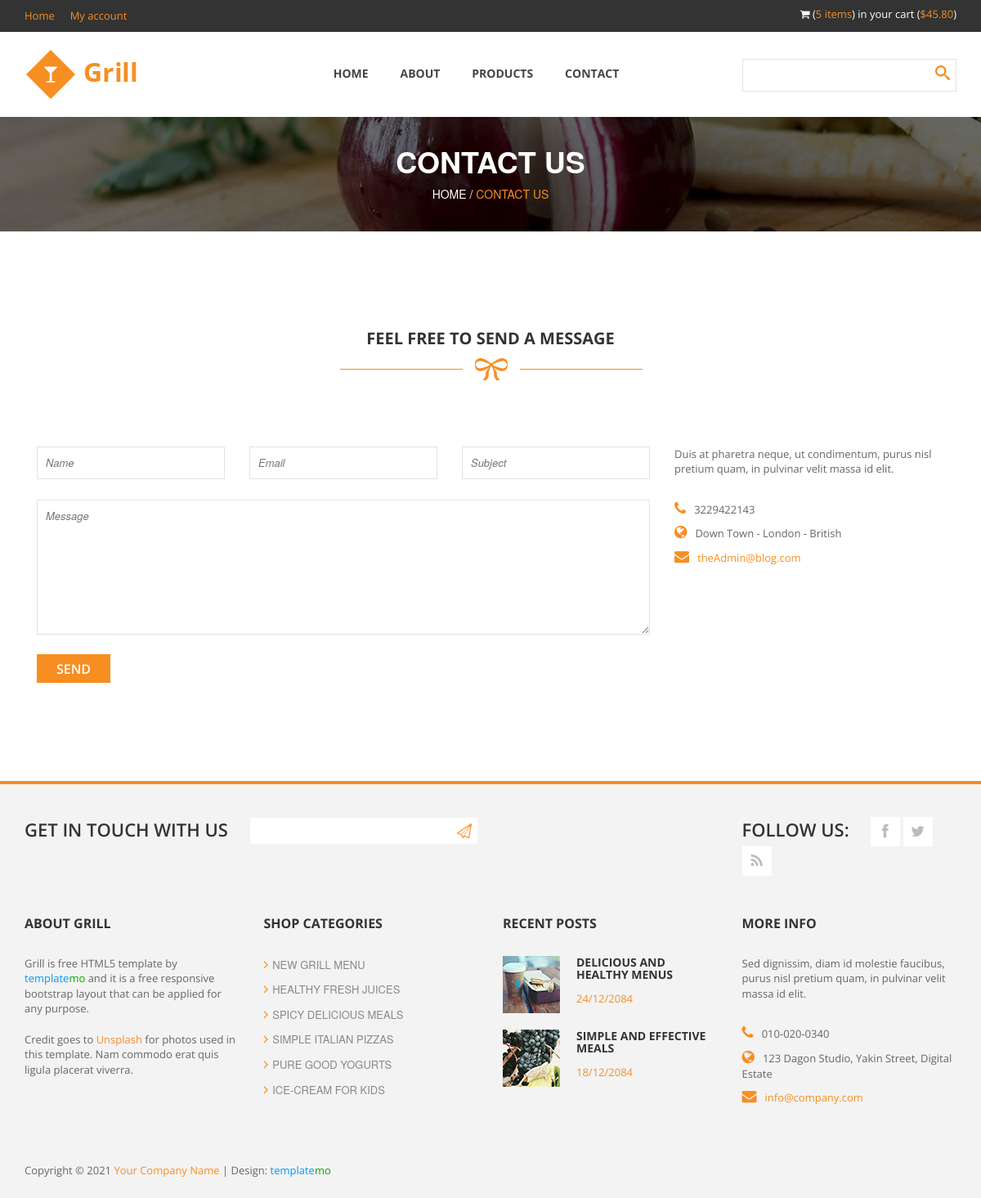
/contact_us/, run on the app's committed database.
### home/models.py (models this page shows, shortened)
class Contact(models.Model):
    name = models.CharField(_("name"), max_length=50)
    email = models.EmailField(_("email"), max_length=254)
    subject = models.CharField(_("subject"), max_length=50)
    message = models.TextField(_("message"))
    phone_number = models.IntegerField(_("phone number"))
    place = models.CharField(_("place"), max_length=50)
    class Meta:
        verbose_name = _("Contact")
        verbose_name_plural = _("Contacts")

### home/views.py (the view, shortened to what this page needs)
# urls.py: path("contact_us/", views.contact_us, name="contact_us"),
def contact_us(request):
    contacts = Contact.objects.all()
    form = ContactForm()
    context = {
        'contacts': contacts,
        'form': form
    }
    return render(request , 'contact-us.html' , context)

### home/forms.py
class ContactForm(forms.ModelForm):
    class Meta:
        model = Contact
        fields = '__all__'

### templates/contact-us.html (shortened to what this page needs)
{% load static  %}
{% include 'navbar.html' %}
            <div id="heading">
                <div class="container">
                    <div class="row">
                        <div class="col-md-12">
                            <div class="heading-content">
                                <h2>Contact Us</h2>
                                <span>Home / <a href="#">Contact Us</a></span>
                            </div>
                        </div>
                    </div>
                </div>
            </div>
            <div id="product-post">
                <div class="container">
                    <div class="row">
                        <div class="col-md-12">
                            <div class="heading-section">
                                <h2>Feel free to send a message</h2>
                                <img src="{% static 'images/under-heading.png' %}" alt="" >
                            </div>
                        </div>
                    </div>
                    <div id="contact-us">
                        <div class="container">
                            <div class="row">
                                    <div class="product-item col-md-12">
                                        <div class="row">
                                            <div class="col-md-8">
                                                <div class="message-form">
                                                    <form action="#" method="post" class="send-message">
                                                        <div class="row">
                                                        <div class="name col-md-4">
                                                            <input type="text" name="name" id="name" placeholder="Name" />
                                                        </div>
                                                        <div class="email col-md-4">
                                                            <input type="text" name="email" id="email" placeholder="Email" />
                                                        </div>
                                                        <div class="subject col-md-4">
                                                            <input type="text" name="subject" id="subject" placeholder="Subject" />
                                                        </div>
                                                        </div>
                                                        <div class="row">
                                                            <div class="text col-md-12">
                                                                <textarea name="text" placeholder="Message"></textarea>
                                                            </div>
                                                        </div>
                                                        <div class="send">
                                                            <button type="submit">Send</button>
                                                        </div>
                                                    </form>
                                                </div>
                                            </div>
                                            <div class="col-md-4">
                                                <div class="info">
                                                    <p>Duis at pharetra neque, ut condimentum, purus nisl pretium quam, in pulvinar velit massa id elit. </p>
                                                    <ul>
                                                       {% for contact  in  contacts %}
                                                       <li><i class="fa fa-phone"></i>{{ contact.phone_number}}</li>
                                                       <li><i class="fa fa-globe"></i>{{ contact.place }}</li>
                                                       <li><i class="fa fa-envelope"></i><a href="#">{{ contact.email }} </a></li>
                                                       {% endfor %}
                                                    </ul>
                                                </div>
                                            </div>
                                        </div>
                                    </div>
                            </div>
                        </div>
                    </div>
                </div>
            </div>
            {% include 'footer.html' %}

### static/css/templatemo_style.css (style rules this page uses)
a { text-decoration: none; color: #f78e21; }
p { font-family: 'Open Sans', sans-serif; font-size: 13px; color: #666; }
.heading-section { text-align: center; padding: 100px 0 80px 0; }
.heading-section h2 { font-family: 'Open Sans', sans-serif; font-size: 20px; color: #333; font-weight: 700; text-transform: uppercase; }
*, *:before, *:after { -moz-box-sizing: border-box; -webkit-box-sizing: border-box; box-sizing: border-box; }
#heading { background-image: url(../images/bg-image.jpg); height: 140px; }
#heading h2 { font-size: 36px; font-weight: 700; color: #fff; text-transform: uppercase; }
#heading span { color: #fff; text-transform: uppercase; }
.heading-content { text-align: center; margin-top: 35px; }
input, textarea { padding: 10px; border: 1px solid #e2e2e2; width: 100%; margin-top: 25px; font-size: 13px; font-style: italic; font-weight: 300; color: #aaa; outline: none; }
textarea { height: 165px; max-height: 180px; max-width: 770px; line-height: 18px; width: 100% }
.send button { width: 90px; color: #fff; cursor: pointer; height: 35px; line-height: 30px; text-align: center; background-color: #f78e21; font-family: 'Open Sans', sans-serif; font-size: 16px; font-style: normal; font-weight: 600; text-transform: uppercase; border: 0; outline: none; }
.message-form input { margin-top: 0px; }
.message-form textarea { padding-bottom: 20px; }
.send { margin-top: 20px; }
.info p { padding-bottom: 20px; }
.info ul { margin: 0; padding: 0; }
.info li { list-style: none; margin: 10px 0; font-family: 'Open Sans', sans-serif; font-size: 13px; color: #666; }
.info i { color: #f78e21; margin-right: 10px; font-size: 18px; }
@media screen and (min-width: 995px) { body { overflow-x: hidden; } }

### data on the page
Contact: phone_number "3229422143", place "Down Town - London - British", email "theAdmin@blog.com"
